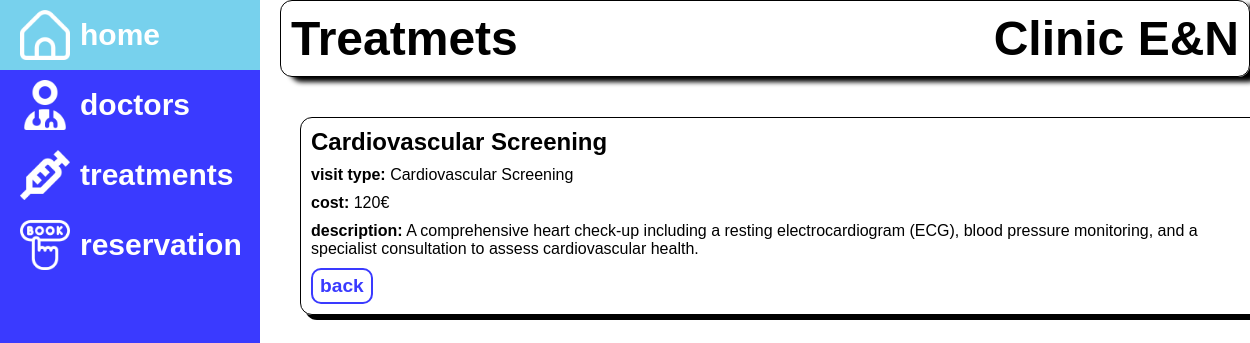
Page /dashboard/treatment/7/ on the committed database.
### dashboard/models.py (models this page shows, shortened)
class Treatment(models.Model):
    name = models.CharField(max_length=100, unique=True)
    description = models.TextField(blank=False,null=False)
    cost = models.CharField(max_length=10, help_text='€')
    class Meta:
        ordering = ['name']

### dashboard/views.py (the view)
# urls.py: path('treatment/<int:pk>/', views.TreatmentDetailView.as_view(), name='treatment-detail'),
class TreatmentDetailView(generic.DetailView):
    model = Treatment

### dashboard/templates/dashboard/treatment_detail.html
{% extends 'base.html' %}
{% block content %}
   <div class="block-patient">
        <h2>{{treatment.name}}</h2>
        <p><b>visit type:</b> <span>{{treatment.name}}</span></p>
        <p><b>cost:</b> <span>{{treatment.cost}}€</span></p>
        <p><b>description:</b> <span>{{treatment.description}}</span></p>
        <a class="btn" href="{% url 'treatments'%}">back</a>
    </div>
{% endblock %}

### dashboard/static/css/style.css (style rules this page uses)
* { font-family: Montserrat, sans-serif; margin: 0; padding:0; font-style: normal; }
body { display: flex; gap: 20px; }
.block-patient { display: flex; flex-direction: column; justify-content: space-between; margin-bottom: 10px; align-items: flex-start; gap: 10px; row-gap: 10px; border: 1px solid black; box-shadow: 5px 5px rgb(0, 0, 0); border-radius: 12px; padding: 10px; }
.block-patient .btn { border: 2px solid rgb(58, 58, 255); background-color: white; color: rgb(58, 58, 255); font-weight: bold; padding: 5px 7px; text-decoration: none; border-radius: 10px; font-size: larger; }

### rows in the picture
Treatment: name "Cardiovascular Screening", cost "120", description "A comprehensive heart check-up including a resting electrocardiogram (ECG), blood pressure monitoring, and a specialist consultation to assess cardiovascular health."
